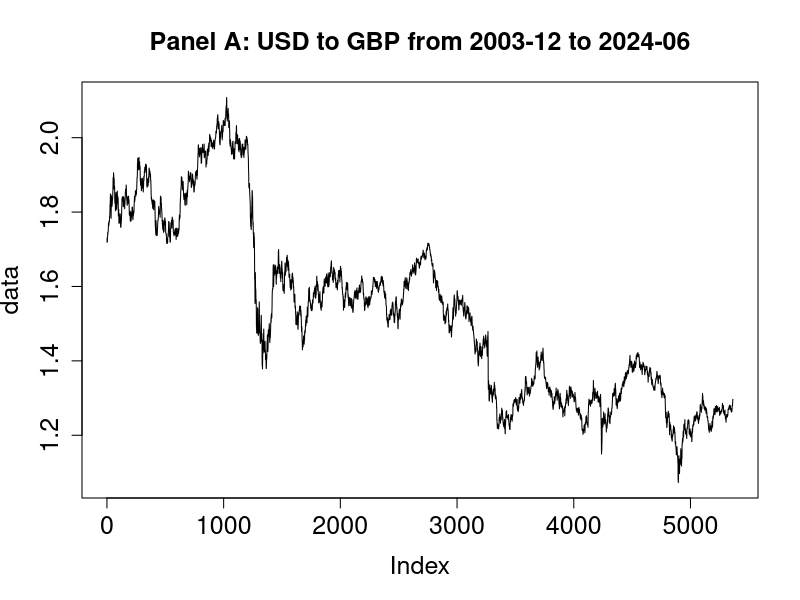
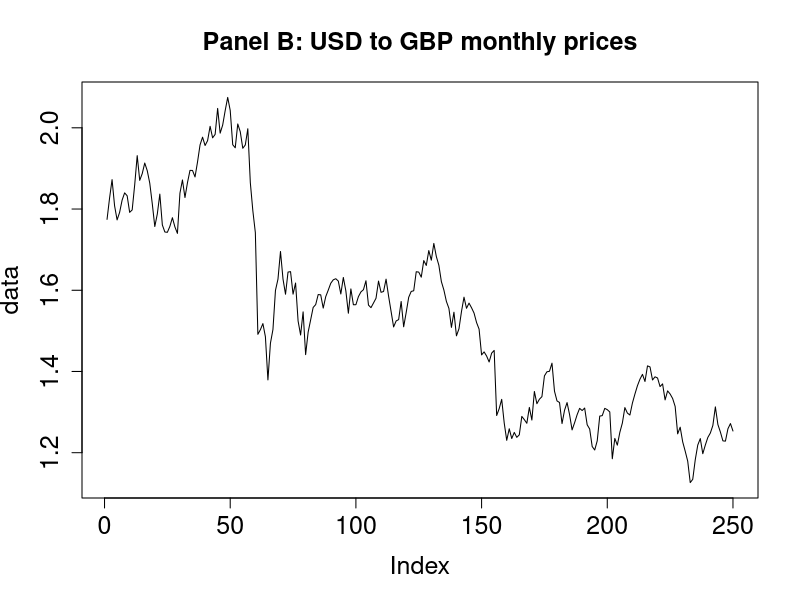
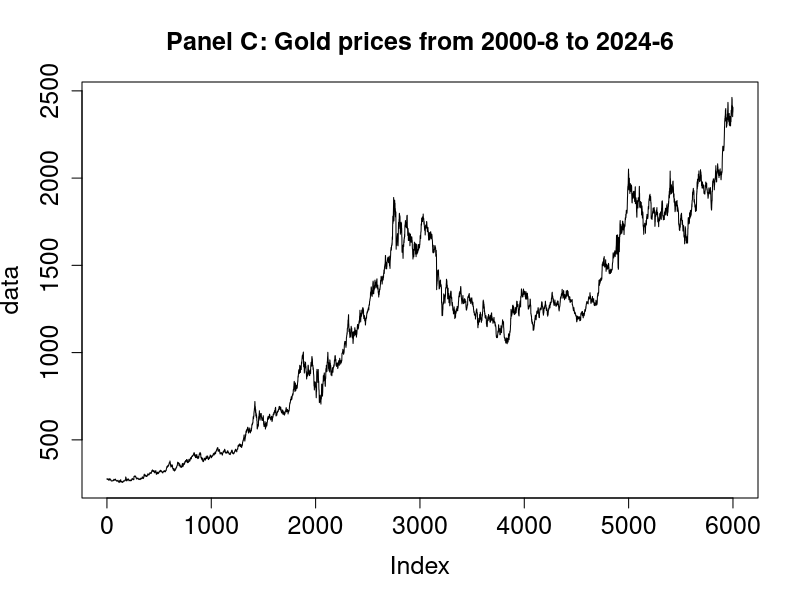
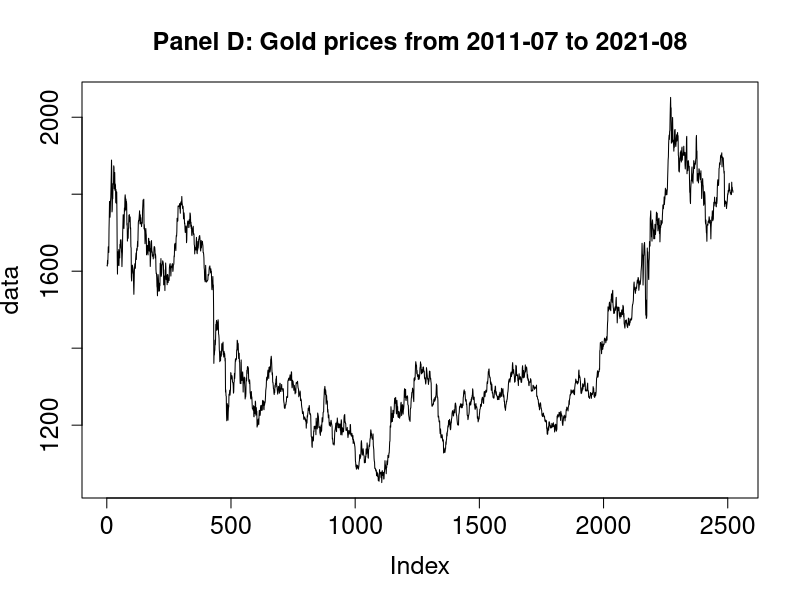

Write R code to recreate these figures, in order.
## ---- chunk 1

## ---- chunk 2
data = read.csv("./code/data/GBP_TO_USD.csv", header=TRUE)$Close
png(filename = "./code/figures/read_data/gbp_to_usd.png", width=1000, height=400)
cex <- 1.5
par(cex.lab=cex, cex.axis=cex, cex.main=cex)
plot(data, type="l")
title(main="Panel A: USD to GBP from 2003-12 to 2024-06")
dev.off()
## ---- chunk 3
subset_indices = (1:250)*21
data = read.csv("./code/data/GBP_TO_USD.csv", header=TRUE)$Close[subset_indices]
png(filename = "./code/figures/read_data/gbp_to_usd_monthly.png", width=1000, height=400)
cex <- 1.5
par(cex.lab=cex, cex.axis=cex, cex.main=cex)
plot(data, type="l")
title(main="Panel B: USD to GBP monthly prices")
dev.off()
## ---- chunk 4
# subset_indices = (1:285)*21
data <- read.csv("./code/data/GOLD.csv", header=TRUE)$Close
png(filename = "./code/figures/read_data/gold_full.png", width=1000, height=400)
cex <- 1.5
par(cex.lab=cex, cex.axis=cex, cex.main=cex)
plot(data, type="l")
title(main="Panel C: Gold prices from 2000-8 to 2024-6")
dev.off()
## ---- chunk 5
subset_indices = ((130*21):(250*21))
data <- read.csv("./code/data/GOLD.csv", header=TRUE)$Close[subset_indices]
png(filename = "./code/figures/read_data/gold_subset.png", width=1000, height=400)
cex <- 1.5
par(cex.lab=cex, cex.axis=cex, cex.main=cex)
plot(data, type="l")
title(main="Panel D: Gold prices from 2011-07 to 2021-08")
dev.off()
